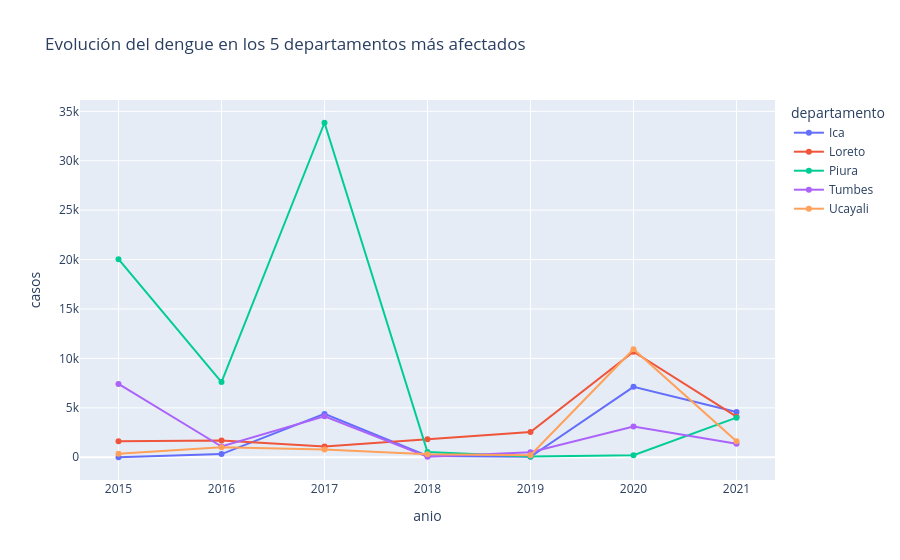

Notebook code for this chart:
### Markdown cell above
### Varias líneas a la vez: el parámetro `color`

`color` parte los datos en una línea por categoría. Es el parámetro más útil
de Plotly.

### Code cell
top5 = tasas.sort_values("casos", ascending=False).head(5)["departamento"].tolist()
evolucion = (
    dengue[dengue["departamento"].isin(top5)]
    .groupby(["anio", "departamento"])["casos"].sum().reset_index()
)

fig = px.line(evolucion, x="anio", y="casos", color="departamento", markers=True,
              title="Evolución del dengue en los 5 departamentos más afectados")
fig.show()

### Figure 1 — Plotly figure (JSON) as saved in the notebook; plotly's stock layout.template omitted (floating-point values rounded to 4 significant figures)
{"data": [{"hovertemplate": "departamento=Ica<br>anio=%{x}<br>casos=%{y}<extra></extra>", "legendgroup": "Ica", "line": {"color": "#636efa", "dash": "solid"}, "marker": {"symbol": "circle"}, "mode": "lines+markers", "name": "Ica", "orientation": "v", "showlegend": true, "type": "scatter", "x": [2015, 2016, 2017, 2018, 2019, 2020, 2021], "xaxis": "x", "y": [3.0, 323.0, 4384.0, 127.0, 51.0, 7123.0, 4577.0], "yaxis": "y"}, {"hovertemplate": "departamento=Loreto<br>anio=%{x}<br>casos=%{y}<extra></extra>", "legendgroup": "Loreto", "line": {"color": "#EF553B", "dash": "solid"}, "marker": {"symbol": "circle"}, "mode": "lines+markers", "name": "Loreto", "orientation": "v", "showlegend": true, "type": "scatter", "x": [2015, 2016, 2017, 2018, 2019, 2020, 2021], "xaxis": "x", "y": [1630.0, 1686.0, 1089.0, 1833.0, 2548.0, 10680.0, 4106.0], "yaxis": "y"}, {"hovertemplate": "departamento=Piura<br>anio=%{x}<br>casos=%{y}<extra></extra>", "legendgroup": "Piura", "line": {"color": "#00cc96", "dash": "solid"}, "marker": {"symbol": "circle"}, "mode": "lines+markers", "name": "Piura", "orientation": "v", "showlegend": true, "type": "scatter", "x": [2015, 2016, 2017, 2018, 2019, 2020, 2021], "xaxis": "x", "y": [20040.0, 7610.0, 33840.0, 525.0, 70.0, 208.0, 4010.0], "yaxis": "y"}, {"hovertemplate": "departamento=Tumbes<br>anio=%{x}<br>casos=%{y}<extra></extra>", "legendgroup": "Tumbes", "line": {"color": "#ab63fa", "dash": "solid"}, "marker": {"symbol": "circle"}, "mode": "lines+markers", "name": "Tumbes", "orientation": "v", "showlegend": true, "type": "scatter", "x": [2015, 2016, 2017, 2018, 2019, 2020, 2021], "xaxis": "x", "y": [7418.0, 1089.0, 4145.0, 64.0, 508.0, 3104.0, 1364.0], "yaxis": "y"}, {"hovertemplate": "departamento=Ucayali<br>anio=%{x}<br>casos=%{y}<extra></extra>", "legendgroup": "Ucayali", "line": {"color": "#FFA15A", "dash": "solid"}, "marker": {"symbol": "circle"}, "mode": "lines+markers", "name": "Ucayali", "orientation": "v", "showlegend": true, "type": "scatter", "x": [2015, 2016, 2017, 2018, 2019, 2020, 2021], "xaxis": "x", "y": [350.0, 1007.0, 779.0, 317.0, 214.0, 10930.0, 1613.0], "yaxis": "y"}], "layout": {"legend": {"title": {"text": "departamento"}, "tracegroupgap": 0}, "title": {"text": "Evolución del dengue en los 5 departamentos más afectados"}, "xaxis": {"anchor": "y", "domain": [0.0, 1.0], "title": {"text": "anio"}}, "yaxis": {"anchor": "x", "domain": [0.0, 1.0], "title": {"text": "casos"}}}}
